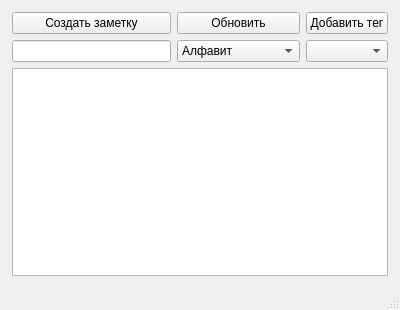
<?xml version="1.0" encoding="UTF-8"?>
<ui version="4.0">
 <class>Notes</class>
 <widget class="QMainWindow" name="Notes">
  <property name="geometry">
   <rect>
    <x>0</x>
    <y>0</y>
    <width>400</width>
    <height>310</height>
   </rect>
  </property>
  <property name="minimumSize">
   <size>
    <width>400</width>
    <height>310</height>
   </size>
  </property>
  <property name="mouseTracking">
   <bool>false</bool>
  </property>
  <property name="windowTitle">
   <string>Заметки</string>
  </property>
  <widget class="QWidget" name="centralwidget">
   <layout class="QGridLayout" name="gridLayout">
    <property name="leftMargin">
     <number>12</number>
    </property>
    <property name="topMargin">
     <number>12</number>
    </property>
    <property name="rightMargin">
     <number>12</number>
    </property>
    <property name="bottomMargin">
     <number>12</number>
    </property>
    <property name="spacing">
     <number>6</number>
    </property>
    <item row="2" column="0" colspan="2">
     <widget class="QLineEdit" name="searchLine">
      <property name="toolTip">
       <string>Поиск по имени</string>
      </property>
     </widget>
    </item>
    <item row="2" column="3">
     <widget class="QComboBox" name="tagSelect"/>
    </item>
    <item row="3" column="0" rowspan="2" colspan="4">
     <widget class="QListWidget" name="noteList">
      <property name="minimumSize">
       <size>
        <width>0</width>
        <height>0</height>
       </size>
      </property>
     </widget>
    </item>
    <item row="0" column="0" colspan="2">
     <widget class="QPushButton" name="createNote">
      <property name="text">
       <string>Создать заметку</string>
      </property>
     </widget>
    </item>
    <item row="0" column="3">
     <widget class="QPushButton" name="tagAdd">
      <property name="text">
       <string>Добавить тег</string>
      </property>
     </widget>
    </item>
    <item row="2" column="2">
     <widget class="QComboBox" name="sortBy">
      <item>
       <property name="text">
        <string>Алфавит</string>
       </property>
      </item>
      <item>
       <property name="text">
        <string>Дата изменения</string>
       </property>
      </item>
     </widget>
    </item>
    <item row="0" column="2">
     <widget class="QPushButton" name="refreshButton">
      <property name="text">
       <string>Обновить</string>
      </property>
     </widget>
    </item>
   </layout>
  </widget>
  <widget class="QStatusBar" name="statusbar"/>
 </widget>
 <resources/>
 <connections/>
</ui>
